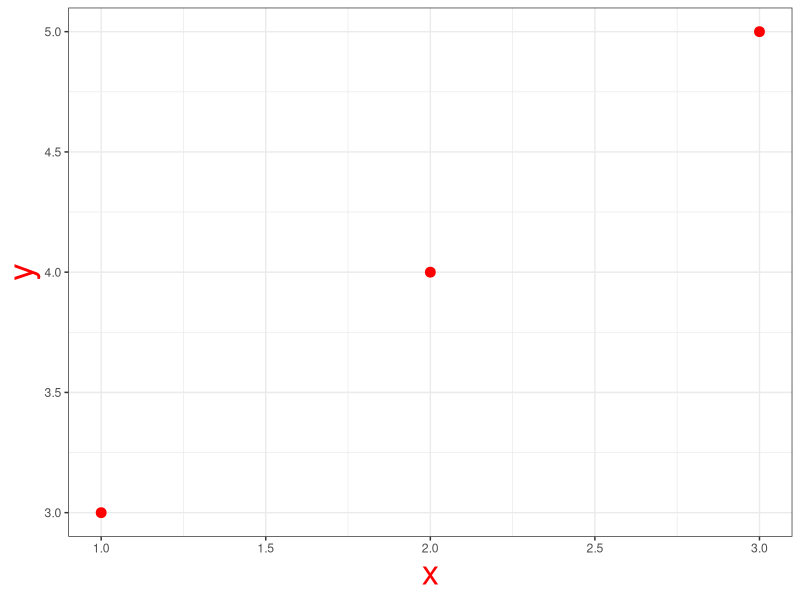

Source code (R):
library(ggplot2)

x=c(1,2,3)
y=c(3,4,5)

df=data.frame(x,y)

ggplot(df)+
  geom_point(aes(x,y),size=3,color='red')+
  theme_bw()+
  theme(
    axis.title=element_text(size=25,color='red')
  )